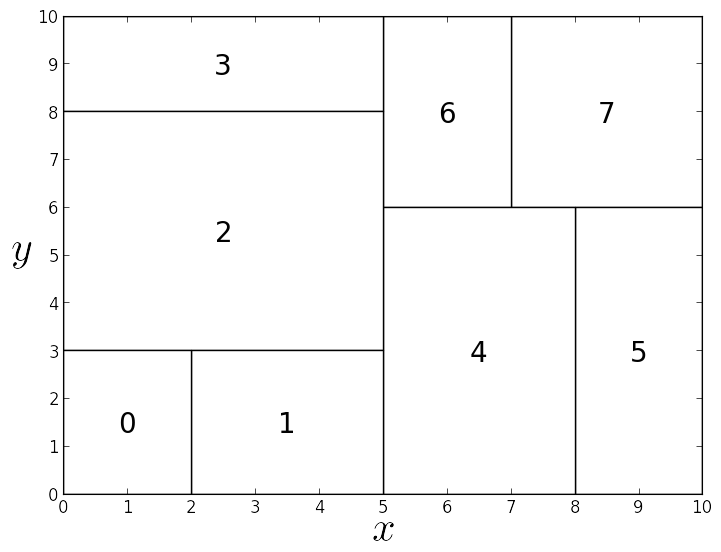

Write the Python code that produced this figure.
import math
import matplotlib.gridspec as gridspec
import matplotlib.pyplot as plt
import matplotlib.patches as patches
import numpy as np
import sys

import os
parent_dir = os.path.dirname(os.path.dirname(os.path.abspath(__file__)))
sys.path.insert(0, parent_dir)
import addtext
import linegraph
import patchplotting


def main(figureSaveLocation):
    """Create two images that demonstrate the partition induced by a decision tree.

    @type figureSaveLocation - str
    @use  figureSaveLocation - The location where the figure will be saved.
    """

    # Define the decision tree split points and partitions.
    splitValues = [5, 3, 6, 2, 8, 8, 7]
    splitVariables = [r'$x$', r'$y$', r'$y$', r'$x$', r'$y$', r'$x$', r'$x$']
    nodeLabels = splitVariables + [str(i) for i in range(len(splitValues) + 1)]
    partitionLabels = [str(i) for i in range(len(splitValues) + 1)]
    splitValues = splitValues + ([None] * (len(splitValues) + 1))  # Pad out the splitValues with empty values for the leaves.
    splitVariables = splitVariables + ([None] * (len(splitValues) + 1))  # Pad out the splitVariables with empty values for the leaves.

    # Define the axis size;
    axisMinValue = 0.0
    axisMaxValue = 10.0

    # Define the decision tree node sizes and positions.
    nodeWidth = 1.0
    nodeHeight = 1.0
    gapBetweenLevels = 1.0
    gapBetweenCousins = 0.5
    nodeDepths = [int(math.log(i+1,2)) for i in range(len(splitValues))]
    maxDepth = max(nodeDepths)
    nodesAtDepth = [(2**nodeDepths[i], nodeDepths[:i].count(nodeDepths[i]) + 1) for i in range(len(nodeDepths))]  # The depth of the node along with the position on the row (leftmost is 1).
    nodeCenterXValues = []
    nodeCenterYValues = [axisMaxValue - (i * nodeHeight + ((i + 1) * gapBetweenLevels) + (nodeHeight / 2)) for i in nodeDepths]
    for i in range(len(splitValues)):
        splits = [(axisMaxValue / nodesAtDepth[i][0]) * j for j in range(nodesAtDepth[i][0] + 1)]
        positions = [(splits[j] + splits[j+1]) / 2 for j in range(nodesAtDepth[i][0])]
        nodeCenterXValues.append(positions[nodesAtDepth[i][1] - 1])
    treeEdgesXValues = []
    treeEdgesYValues = []
    treeEdgeLabels = []
    for i in range(len(splitValues)):
        if not splitValues[i]:
            # If i is the index of a leaf node, then continue as the leaf does not hold any information about the partition.
            continue
        leftChildIndex = int((i * 2) + 1)
        rightChildIndex = int((i * 2) + 2)
        treeEdgesXValues += [[nodeCenterXValues[i], nodeCenterXValues[leftChildIndex]], [nodeCenterXValues[i], nodeCenterXValues[rightChildIndex]]]
        treeEdgesYValues += [[nodeCenterYValues[i], nodeCenterYValues[leftChildIndex]], [nodeCenterYValues[i], nodeCenterYValues[rightChildIndex]]]
        treeEdgeLabels += [r'$\leq$' + str(splitValues[i]), r'$>$' + str(splitValues[i])]
    edgeCenterXValues = [sum(i) / 2 for i in treeEdgesXValues]
    edgeCenterXValues = [edgeCenterXValues[i] + 0.5 if i % 2 else edgeCenterXValues[i] - 0.5 for i in range(len(edgeCenterXValues))]
    edgeCenterYValues = [sum(i) / 2 for i in treeEdgesYValues]

    # Determine the partitions used, and the locatations for the labels of the partitions.
    partitionXValues = []
    partitionYValues = []
    partitionWidths = []
    partitionHeights = []
    partitionLabelXValues = []
    partitionLabelYValues = []
    for i in range(len(splitValues)):
        if not splitValues[i]:
            # If i is the index of a leaf node, then continue as the leaf does not hold any information about he partition.
            continue

        valueOfI = splitValues[i]
        variableOfI = splitVariables[i]

        # Determine the starting bounds for the partition rectangle.
        currentVarLessThan = axisMaxValue
        currentVarMoreThan = axisMinValue
        otherVarLessThan = axisMaxValue
        otherVarMoreThan = axisMinValue

        # Determine if the current node is a leaf node (i.e. it has no children).
        isLeaf = False
        leftChildIndex = int((i * 2) + 1)
        if (not splitValues[leftChildIndex]):
            # If the left child does not exist, then the current node is the parent of two leaves
            # (as each node either has two children (internal node) or none (leaf node)).
            currentNodeIndex = i
            while currentNodeIndex > 0:
                # Loop through all the ancestors of the current node, and determine the partition that they induce.
                currentNodeIsLeftChild = True if currentNodeIndex % 2 == 1 else False
                if currentNodeIsLeftChild:
                    parentNodeIndex = int((currentNodeIndex - 1) / 2)
                    currentNodeIndex = parentNodeIndex
                else:
                    parentNodeIndex = int((currentNodeIndex - 2) / 2)
                    currentNodeIndex = parentNodeIndex

                parentNodeVariable = splitVariables[parentNodeIndex]
                parentNodeValue = splitValues[parentNodeIndex]
                if parentNodeVariable != variableOfI:
                    if currentNodeIsLeftChild:
                        otherVarLessThan = min(otherVarLessThan, parentNodeValue)
                    else:
                        otherVarMoreThan = max(otherVarMoreThan, parentNodeValue)
                else:
                    if currentNodeIsLeftChild:
                        currentVarLessThan = min(currentVarLessThan, parentNodeValue)
                    else:
                        currentVarMoreThan = max(currentVarMoreThan, parentNodeValue)
            if variableOfI == r'$x$':
                partitionXValues += [currentVarMoreThan, valueOfI]
                partitionYValues += [otherVarMoreThan, otherVarMoreThan]
                height = otherVarLessThan - otherVarMoreThan
                partitionWidths += [valueOfI - currentVarMoreThan, currentVarLessThan - valueOfI]
                partitionHeights += [height, height]
                partitionLabelXValues.append((valueOfI + currentVarMoreThan) / 2.0)
                partitionLabelYValues.append((otherVarLessThan + otherVarMoreThan) / 2.0)
                partitionLabelXValues.append((currentVarLessThan + valueOfI) / 2.0)
                partitionLabelYValues.append((otherVarLessThan + otherVarMoreThan) / 2.0)
            else:
                partitionXValues += [otherVarMoreThan, otherVarMoreThan]
                partitionYValues += [currentVarMoreThan, valueOfI]
                width = otherVarLessThan - otherVarMoreThan
                partitionWidths += [width, width]
                partitionHeights += [valueOfI - currentVarMoreThan, currentVarLessThan - valueOfI]
                partitionLabelXValues.append((otherVarLessThan + otherVarMoreThan) / 2.0)
                partitionLabelYValues.append((valueOfI + currentVarMoreThan) / 2.0)
                partitionLabelXValues.append((otherVarLessThan + otherVarMoreThan) / 2.0)
                partitionLabelYValues.append((currentVarLessThan + valueOfI) / 2.0)

    # Create the plot for the decision tree.
    currentFigure = plt.figure()
    gsTree = gridspec.GridSpec(10, 10)
    gsTree.update(left=0, right=1, bottom=0, top=1, wspace=0.05)#, hspace=0.05)
    treePlot = plt.subplot(gsTree[1:-1, 1:-1])
    treePlot.set_xlim(left=axisMinValue, right=axisMaxValue)
    treePlot.set_ylim(bottom=axisMinValue, top=axisMaxValue)
    nodes = [patches.Rectangle((nodeCenterXValues[i] - (nodeWidth / 2), nodeCenterYValues[i] - (nodeHeight / 2)), nodeWidth, nodeHeight) if nodeDepths[i] < maxDepth
             else patches.Circle((nodeCenterXValues[i], nodeCenterYValues[i]), nodeWidth / 2)
             for i in range(len(nodeDepths))]
    patchplotting.graphGeneration(nodes, currentFigure=currentFigure, faceColors=['white'] * len(nodes), zorders=[-1])
    addtext.graphGeneration(nodeCenterXValues, nodeCenterYValues, nodeLabels, currentFigure=currentFigure, sizes=[30] * len(nodeLabels), zorders=list(range(len(nodeLabels))))
    linegraph.graphGeneration(treeEdgesXValues, treeEdgesYValues, currentFigure=currentFigure, markerSizes=[0] * len(treeEdgesYValues), zorders=[-len(nodes)])
    addtext.graphGeneration(edgeCenterXValues, edgeCenterYValues, treeEdgeLabels, currentFigure=currentFigure, sizes=[15] * len(treeEdgeLabels), zorders=list(range(len(treeEdgeLabels))))
    removeTickMarks(treePlot, xAxis=True, yAxis=True)
    plt.savefig(figureSaveLocation, bbox_inches='tight', transparent=True)

    # Create the plot for the feature space partition.
    currentFigure = plt.figure()
    gsPartition = gridspec.GridSpec(10, 10)
    gsPartition.update(left=0, right=1, bottom=0, top=1, wspace=0.05)#, hspace=0.05)
    partitionPlot = plt.subplot(gsPartition[1:-1, 1:-1])
    partitionPlot.set_xlim(left=axisMinValue, right=axisMaxValue)
    partitionPlot.set_ylim(bottom=axisMinValue, top=axisMaxValue)
    rectangles = [patches.Rectangle((partitionXValues[i], partitionYValues[i]), partitionWidths[i], partitionHeights[i]) for i in range(len(partitionXValues))]
    patchplotting.graphGeneration(rectangles, currentFigure=currentFigure, faceColors=['white'] * len(rectangles), zorders=[-1])
    addtext.graphGeneration(partitionLabelXValues, partitionLabelYValues, partitionLabels, currentFigure=currentFigure, sizes=[20] * len(partitionLabels), zorders=list(range(len(partitionLabels))))
    setLabels(partitionPlot, xLabel=r'$x$', yLabel=r'$y$', yRotation=0)
    partitionPlot.xaxis.label.set_size(30)
    partitionPlot.yaxis.label.set_size(30)
    partitionPlot.set_xticks(range(int(axisMaxValue) + 1))
    partitionPlot.set_yticks(range(int(axisMaxValue) + 1))
    plt.savefig(figureSaveLocation + 'Partitions', bbox_inches='tight', transparent=True)
    plt.show()

def setLabels(axes, xLabel='', xRotation=0, yLabel='', yRotation=0):
    """Set the X and Y labels of the axes.
    """

    axes.set_xlabel(xLabel, rotation=xRotation)
    axes.set_ylabel(yLabel, rotation=yRotation)

def hideAxesLabelling(axes, xAxis=False, yAxis=False):
    """Hides all tick marks, tick labels, axis labels, etc.
    """

    if xAxis:
        axes.xaxis.set_visible(False)
    if yAxis:
        axes.yaxis.set_visible(False)

def removeTickMarks(axes, xAxis=False, yAxis=False):
    """Removes all tick marks.
    """

    if xAxis:
        axes.set_xticks([])
    if yAxis:
        axes.set_yticks([])

def removeTickLabels(axes, xAxis=False, yAxis=False):
    """Removes that tick labels.
    """

    if xAxis:
        axes.set_xticklabels([])
    if yAxis:
        axes.set_yticklabels([])


if __name__ == '__main__':
    main(sys.argv[1])
